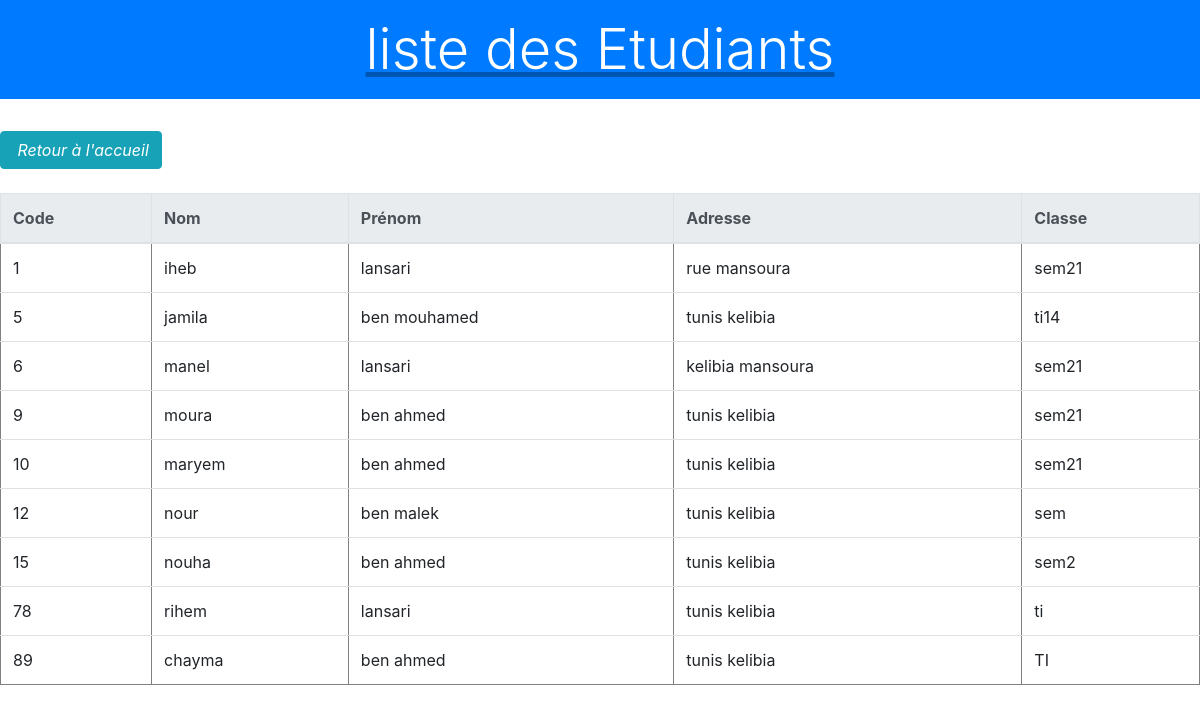
/ListeEtudiant.php, run on the app's committed database.
### tables this page shows
CREATE TABLE `etudiant` (
  `CodeEtudiant` int(8) NOT NULL,
  `nom` varchar(20) NOT NULL,
  `prenom` varchar(20) NOT NULL,
  `adresse` varchar(50) NOT NULL,
  `Classe` varchar(20) NOT NULL
);

### ListeEtudiant.php (the view, shortened to what this page needs)
<!DOCTYPE html>
<html lang="en">
<head>
  <link rel="stylesheet" href="https://stackpath.bootstrapcdn.com/bootstrap/4.1.3/css/bootstrap.min.css">
         </head>
          <body>
		<?php
$idcon=mysql_connect("localhost","root","");
$requet="select * from etudiant";
$res=mysql_query($requet,$idcon);
?><a href="indexEtud.php">
            <p class="display-4 text-center p-3 mb-2 bg-primary text-white" > liste des Etudiants </p>
             <br>
              <a href="indexEtud.php">
          <button type="button" class="btn btn-info">
           <i class="fas fa-home">&nbsp;Retour à l'accueil</i>
          </button>
            </a>
             <br><br>
             <table class="table" border="1" >
	                <thead class="thead-light">
                  <tr>
                <th scope="col"> Code</th>
                <th scope="col"> Nom</th>
                <th scope="col"> Prénom</th>
                <th scope="col"> Adresse</th>
               <th scope="col"> Classe</th>
               </tr>
              </thead>
          <?php
          while($ligne=mysql_fetch_array($res))
               {
              ?>
              <tr>
                      <td><?php echo $ligne[0]; ?></td>
                      <td><?php echo $ligne[1]; ?></td>
                     <td><?php echo $ligne[2]; ?></td>
                     <td><?php echo $ligne[3]; ?></td>
                    <td><?php echo $ligne[4]; ?></td>
              </tr>
          <?php
            }
            ?>
</table>
</html>

### data on the page
etudiant: CodeEtudiant "1", nom "iheb", prenom "lansari", adresse "rue mansoura", Classe "sem21"
etudiant: CodeEtudiant "5", nom "jamila", prenom "ben mouhamed", adresse "tunis kelibia", Classe "ti14"
etudiant: CodeEtudiant "6", nom "manel", prenom "lansari", adresse "kelibia mansoura", Classe "sem21"
etudiant: CodeEtudiant "9", nom "moura", prenom "ben ahmed", adresse "tunis kelibia", Classe "sem21"
etudiant: CodeEtudiant "10", nom "maryem", prenom "ben ahmed", adresse "tunis kelibia", Classe "sem21"
etudiant: CodeEtudiant "12", nom "nour", prenom "ben malek", adresse "tunis kelibia", Classe "sem"
etudiant: CodeEtudiant "15", nom "nouha", prenom "ben ahmed", adresse "tunis kelibia", Classe "sem2"
etudiant: CodeEtudiant "78", nom "rihem", prenom "lansari", adresse "tunis kelibia", Classe "ti"
etudiant: CodeEtudiant "89", nom "chayma", prenom "ben ahmed", adresse "tunis kelibia", Classe "TI"
